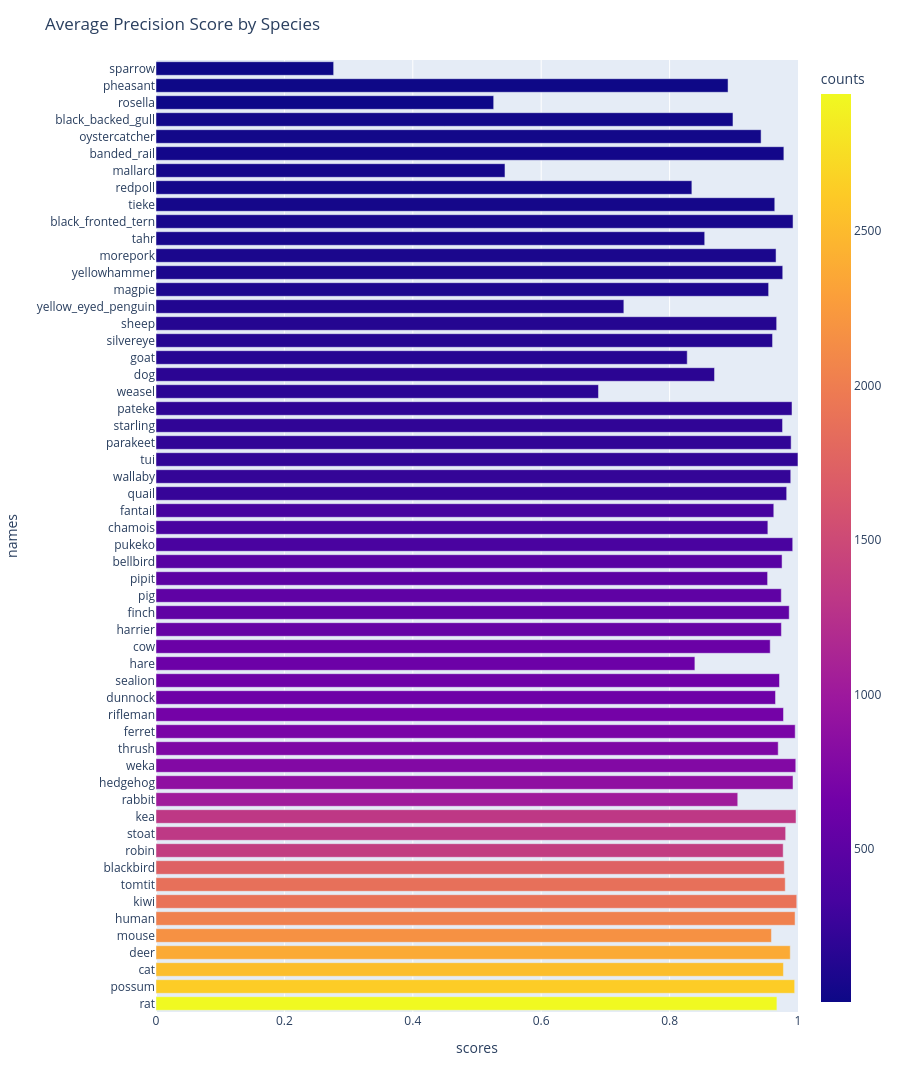

The notebook cell saved with this chart:
### Markdown cell above
And doing the same for the final validation batch.  These images were from cameras not used in training, but the result is not fully independent as the decision to stop training was optimised for this data, and some cameras will have been from nearby locations to those used for training.

### Code cell
val_labels_numeric = val_labels_df.iloc[:,2:]
val_preds_numeric = val_preds_df.iloc[:,2:]

names, scores = plot_map_by_class(val_labels_numeric, val_preds_numeric, min_samples=5)
val_accuracy_df = pd.DataFrame({'Name': names, 'macroAveragePrecision': scores})
val_accuracy_df.to_csv(paths.class_acc_pth, index=False)

### Figure 1 — Plotly figure (JSON) as saved in the notebook; plotly's stock layout.template omitted (floating-point values rounded to 4 significant figures)
{"data": [{"alignmentgroup": "True", "customdata": [[2943], [2627], [2525], [2371], [2172], [2031], [1895], [1875], [1731], [1373], [1328], [1320], [1023], [884], [782], [754], [709], [677], [631], [630], [617], [602], [566], [523], [515], [491], [462], [363], [352], [339], [242], [228], [214], [209], [205], [199], [178], [174], [148], [145], [140], [122], [96], [92], [86], [70], [68], [48], [45], [44], [40], [37], [36], [12], [10], [5]], "hovertemplate": "scores=%{x}<br>names=%{y}<br>counts=%{marker.color}<extra></extra>", "legendgroup": "", "marker": {"color": [2943, 2627, 2525, 2371, 2172, 2031, 1895, 1875, 1731, 1373, 1328, 1320, 1023, 884, 782, 754, 709, 677, 631, 630, 617, 602, 566, 523, 515, 491, 462, 363, 352, 339, 242, 228, 214, 209, 205, 199, 178, 174, 148, 145, 140, 122, 96, 92, 86, 70, 68, 48, 45, 44, 40, 37, 36, 12, 10, 5], "coloraxis": "coloraxis", "pattern": {"shape": ""}}, "name": "", "offsetgroup": "", "orientation": "h", "showlegend": false, "textposition": "auto", "type": "bar", "x": [0.9672, 0.9948, 0.9773, 0.9879, 0.9586, 0.9954, 0.9981, 0.9801, 0.9786, 0.9769, 0.9808, 0.9969, 0.9062, 0.9922, 0.9965, 0.9692, 0.9956, 0.9774, 0.965, 0.9712, 0.8394, 0.9567, 0.9741, 0.9863, 0.974, 0.9527, 0.9752, 0.9918, 0.953, 0.9623, 0.9824, 0.9887, 0.9999, 0.9893, 0.9759, 0.9907, 0.6892, 0.87, 0.8275, 0.9604, 0.9668, 0.7287, 0.9543, 0.9762, 0.9658, 0.8547, 0.9923, 0.9638, 0.8347, 0.5436, 0.978, 0.9425, 0.8987, 0.526, 0.891, 0.2767], "xaxis": "x", "y": ["rat", "possum", "cat", "deer", "mouse", "human", "kiwi", "tomtit", "blackbird", "robin", "stoat", "kea", "rabbit", "hedgehog", "weka", "thrush", "ferret", "rifleman", "dunnock", "sealion", "hare", "cow", "harrier", "finch", "pig", "pipit", "bellbird", "pukeko", "chamois", "fantail", "quail", "wallaby", "tui", "parakeet", "starling", "pateke", "weasel", "dog", "goat", "silvereye", "sheep", "yellow_eyed_penguin", "magpie", "yellowhammer", "morepork", "tahr", "black_fronted_tern", "tieke", "redpoll", "mallard", "banded_rail", "oystercatcher", "black_backed_gull", "rosella", "pheasant", "sparrow"], "yaxis": "y"}], "layout": {"barmode": "relative", "coloraxis": {"colorbar": {"title": {"text": "counts"}}, "colorscale": [[0, "#0d0887"], [0.1111, "#46039f"], [0.2222, "#7201a8"], [0.3333, "#9c179e"], [0.4444, "#bd3786"], [0.5556, "#d8576b"], [0.6667, "#ed7953"], [0.7778, "#fb9f3a"], [0.8889, "#fdca26"], [1, "#f0f921"]]}, "height": 1200, "legend": {"tracegroupgap": 0}, "margin": {"t": 60}, "title": {"text": "Average Precision Score by Species"}, "xaxis": {"anchor": "y", "domain": [0, 1], "range": [0, 1], "title": {"text": "scores"}}, "yaxis": {"anchor": "x", "domain": [0, 1], "title": {"text": "names"}}}}
